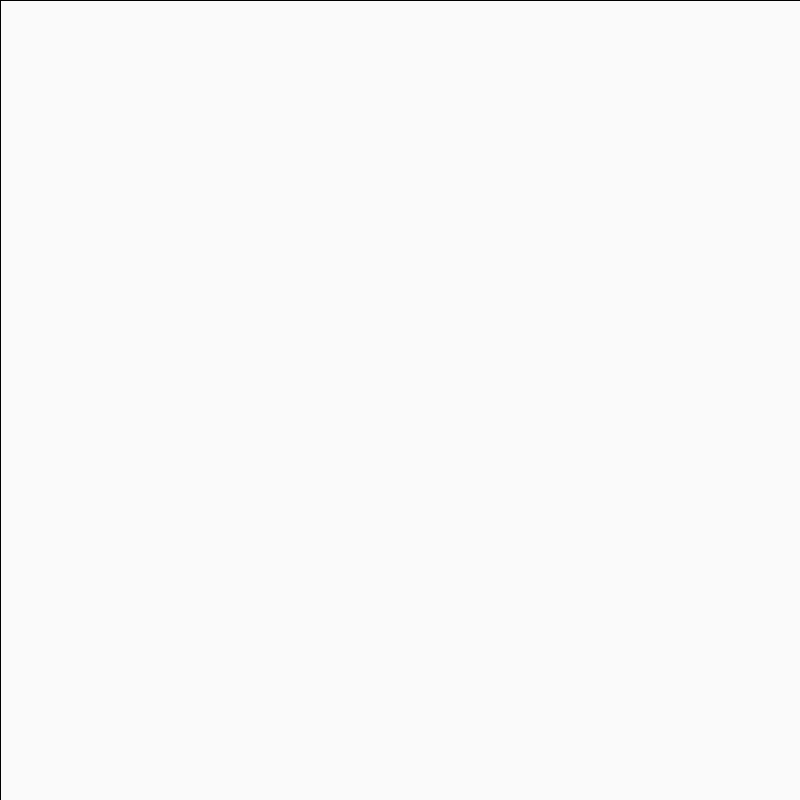
Frame 1 (no input)
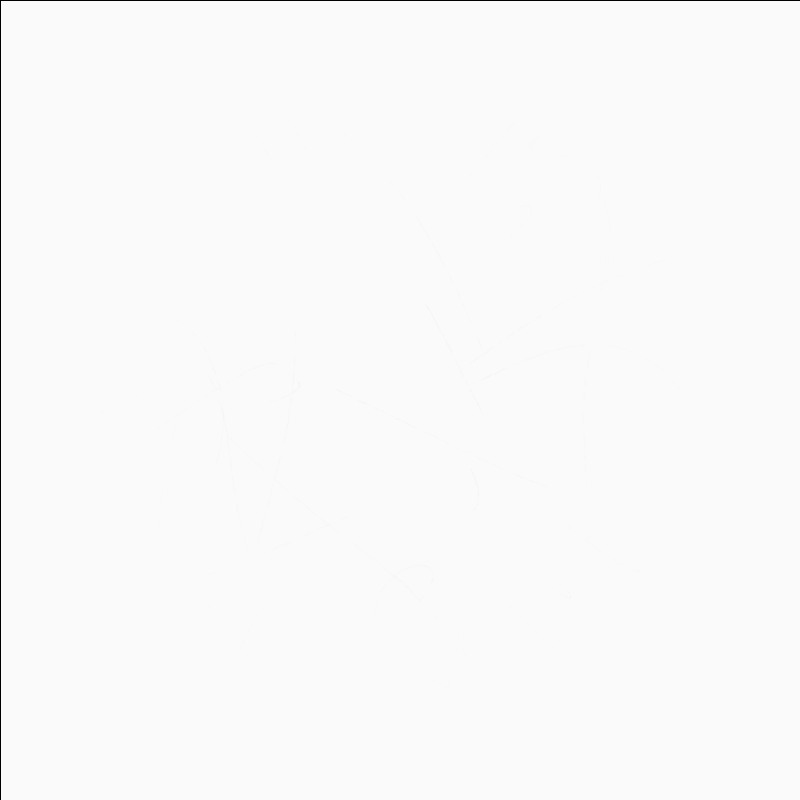
Frame 60 (the mouse pressed at the canvas centre just before this capture)
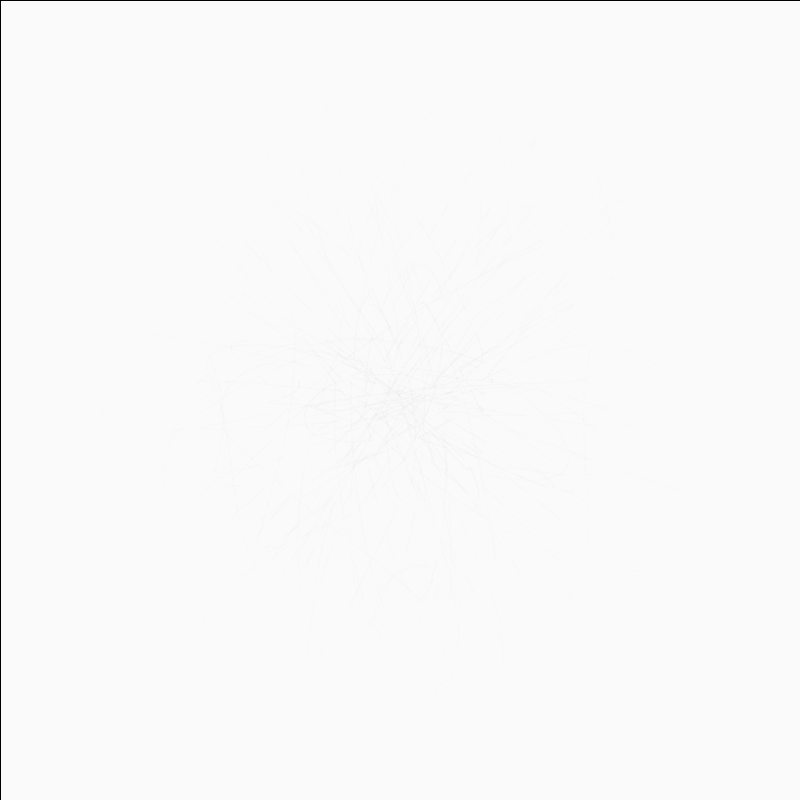
Frame 120 (the mouse held since frame 60 and released just before this capture)

The Processing sketch that drew these frames (run headless with seeded random() and noise(); from frame 60 on, the mouse is pressed at the canvas centre):

// Processing sketch: sketch_grid
// ── sketch_grid.pde

Grid grid = new Grid(0, 0, 400, 400, 2, 2);
ArrayList<Particle> particles = new ArrayList<Particle>(); 


void setup() {
  size(800, 800);
  background(250);
  grid.update();
  for (int i=0; i < 50; i++) {
    Particle p = new Particle(i);
    p.set_grid(grid);
    p.random_pos();
    p.random_vel();
    p.set_acc(new PVector(0,0));
    particles.add(p);
  }
}


void draw() {
  //frameRate(10);
  //background(255);
  grid.update();
  grid.display_bnd();
  //grid.display_grid();
  for(Particle p: particles){
    if(mousePressed) p.attract_to(new PVector(mouseX, mouseY), 10, 10, 100);
    p.attract_to(new PVector(3*width/4, height/2), 50, 200, 500);
    p.attract_to(new PVector(1*width/4, height/2), 50, 200, 500);
    p.attract_to(new PVector(width/2, 1*height/4), 50, 200, 500);
    p.attract_to(new PVector(width/2, 3*height/4), 50, 200, 500);
    p.limit_vel(50);
    p.update();
    p.insert();
  }
  for(Particle p: particles){
    //p.search_neighbors(10);
    p.display();
  }
      

}

void display_framerate(){  
  fill(0);
  text(frameRate, 10, 10);
}

// ── Grid.pde
class Grid {


  int x, y, nx, ny;
  float hx, hy;
  ArrayList<Particle>[][] cells;

  Grid(int x, int y, int nx, int ny, float hx, float hy) {
    this.x = x;
    this.y = y;
    this.hx = hx;
    this.hy = hy;
    this.nx = nx;
    this.ny = ny;
  }

  int[] idx_to_pos(int idx) {
    int x = idx % nx;
    int y = floor(idx / nx);
    return new int[]{x, y};
  }

  int pos_to_idx(int gx, int gy) {
    return gx + gy*nx;
  }

  boolean check_border(int gx, int gy) {
    return gx == 0 || gy == 0 || gx == nx-1 || gy == ny-1;
  }

  boolean inside(int gx, int gy) {
    return gx >= 0 && gx < nx && gy >= 0 && gy < ny;
  }
  
  int[] clip_inside(int gx, int gy){
    return new int[]{constrain(gx, 0, nx), constrain(gy, 0, ny)};
  }

  int[] random_gp() {
    return new int[]{int(random(nx)), int(random(ny))};
  }
  
  PVector random_pos() {
    return new PVector(random(0, hx*nx), random(0, hy*ny));
  }

  PVector grid_pos(int gx, int gy) {
    return new PVector(grid.x + grid.hx*gx + grid.hx/2, grid.y + grid.hy*gy + grid.hy/2);
  }
  
  PVector real_pos(PVector pos) {
    return new PVector(grid.x + pos.x, grid.y + pos.y);
  }

  int[] neighbor_cells(int gx, int gy, int r) {
    int n = r*2 + 1;
    int[] cells = new int[n*n];
    for (int i=0; i < n; i++) {
      for (int j=0; j < n; j++) {
        int idx = pos_to_idx(gx-1+i, gy-1+j);
        cells[i+j*n] = idx;
      }
    }
    return cells;
  }

  void update() {
    this.cells = new ArrayList[nx][ny];
  }

  void insert(Particle p) {
    if (cells[p.gx][p.gy] == null) cells[p.gx][p.gy] = new ArrayList<Particle>();
    cells[p.gx][p.gy].add(p);
  }

  void display_cell(int gx, int gy){
    pushMatrix();
    translate(x + gx*hx + hx/2, y + gy*hy + hy/2);
    fill(0, 10);
    strokeWeight(1);
    rectMode(CENTER);
    rect(0, 0, hx, hy);
    popMatrix();
  }

  void display_bnd(){
    pushMatrix();
    translate(x, y);
    stroke(0);
    noFill();
    strokeWeight(1);
    rectMode(CORNER);
    rect(0, 0, hx*nx, hy*ny);
    popMatrix();
  }

  void display_grid() {
    pushMatrix();
    translate(x, y);
    stroke(0);
    noFill();
    strokeWeight(0.1);
    for (int i=0; i <= nx; i++) {
      line(i*hx, 0, i*hx, ny*hy);
    }
    for (int j=0; j <= ny; j++) {
      line(0, j*hy, nx*hx, j*hy);
    }
    popMatrix();
  }
}

// ── Particle.pde
class Particle {

  Grid grid;
  int id, gx, gy;
  PVector pos, vel, acc;
  float px, py, vx, vy;
  ArrayList<Particle> neighbors;
  ArrayList<PVector> trace = new ArrayList<PVector>();

  Particle(int id) {
    this.id = id;
  }

  void set_grid(Grid grid) {
    this.grid = grid;
  }

  void set_pos(PVector pos) {
    this.pos = pos;
  }

  void set_vel(PVector vel) {
    this.vel = vel;
  }
  
  void set_acc(PVector acc) {
    this.acc = acc;
  }

  void set_gp(int gx, int gy) {
    this.gx = gx;
    this.gy = gy;
  }

  void limit_vel(float max_vel) {
    vel.limit(max_vel);
  }

  void random_gp() {
    int[] rp = grid.random_gp();
    set_gp(rp[0], rp[1]);
  }

  void random_pos() {
    set_pos(grid.random_pos());
  }

  void random_vel() {
    PVector vel = PVector.fromAngle(random(2*PI));
    vel.mult(random(5));
    set_vel(vel);
  }

  void insert() {
    grid.insert(this);
  }

  void search_neighbors(int r) {
    neighbors = new ArrayList<Particle>();

    int n = r*2 + 1;
    for (int i=0; i < n; i++) {
      for (int j=0; j < n; j++) {
        if (grid.inside(gx-r+i, gy-r+j)) {
          //grid.display_cell(gx-r+i, gy-r+j);
          ArrayList<Particle> tmp = grid.cells[gx-r+i][gy-r+j];
          if (tmp != null && tmp.size() > 0) {
            for (Particle p : tmp) {
              if (p.id != id){ neighbors.add(p); }
            }
          }
        }
      }
    }
  }



  void pos_to_grid() {
    int gx = constrain(int(pos.x/grid.hx), 0, grid.nx-1);
    int gy = constrain(int(pos.y/grid.hy), 0, grid.ny-1);
    set_gp(gx, gy);
  }

  void edges() {
    if (pos.x < 0) {
      pos.x = 0; 
      vel.x *= -1;
    }
    if (pos.x > grid.hx*grid.nx) {
      pos.x = grid.hx*grid.nx; 
      vel.x *= -1;
    }
    if (pos.y < 0) {
      pos.y = 0; 
      vel.y *= -1;
    }
    if (pos.y > grid.hy*grid.ny) {
      pos.y = grid.hy*grid.ny; 
      vel.y *= -1;
    }
  }
  
  void move(){
    vel.add(acc);
    pos.add(vel);
    acc.mult(0);
  }

  void update() {
    move();
    edges();
    pos_to_grid();
    //add_trace();
  }
  
  void apply_force(PVector force) {
    float mass = 1;
    force.div(mass);
    this.acc.add(force);
  }

  void attract_to(PVector goal, float min_dist, float max_dist, float strength) {
    PVector dir = PVector.sub(this.pos, goal);
    float d = dir.mag();
    dir.normalize();
    d = constrain(d, min_dist, max_dist);
    //float strength = 20;
    float force = -1 * strength / (d*d);
    dir.mult(force);
    apply_force(dir);
  }
  
  void add_trace(){
   trace.add(grid.real_pos(pos));
   int n_max = 2000;
   if(trace.size() > n_max){
     trace.remove(0);
   }
  }
    


  void display() {
    //display_neighbors();
    display_particle();
    //display_trace();
  }

  void display_neighbors() {
    PVector me = grid.real_pos(pos);
    stroke(0, 100);
    strokeWeight(1);
    for (Particle p : neighbors) {
      PVector you = grid.real_pos(p.pos);
      line(me.x, me.y, you.x, you.y);
    }
  }

  PVector pre;
  void display_particle() {
    //pushMatrix();
    PVector me = grid.real_pos(pos);
    //translate(me.x, me.y);
    //fill(0, 50);
    //noStroke();
    //circle(0, 0, 6);
    noFill();
    stroke(0, map(dist(me.x, me.y, 400, 400), 300, 400, 1, 0));
    strokeWeight(random(2));
    if(pre != null) line(pre.x, pre.y, me.x, me.y); 
    pre = me;
    //popMatrix();
  }
  
  void display_trace(){
    noFill();
    stroke(0, 50);
    strokeWeight(0.1);
    beginShape();
    for(PVector p: trace){
      vertex(p.x, p.y);
    }
    endShape();
  }
}
